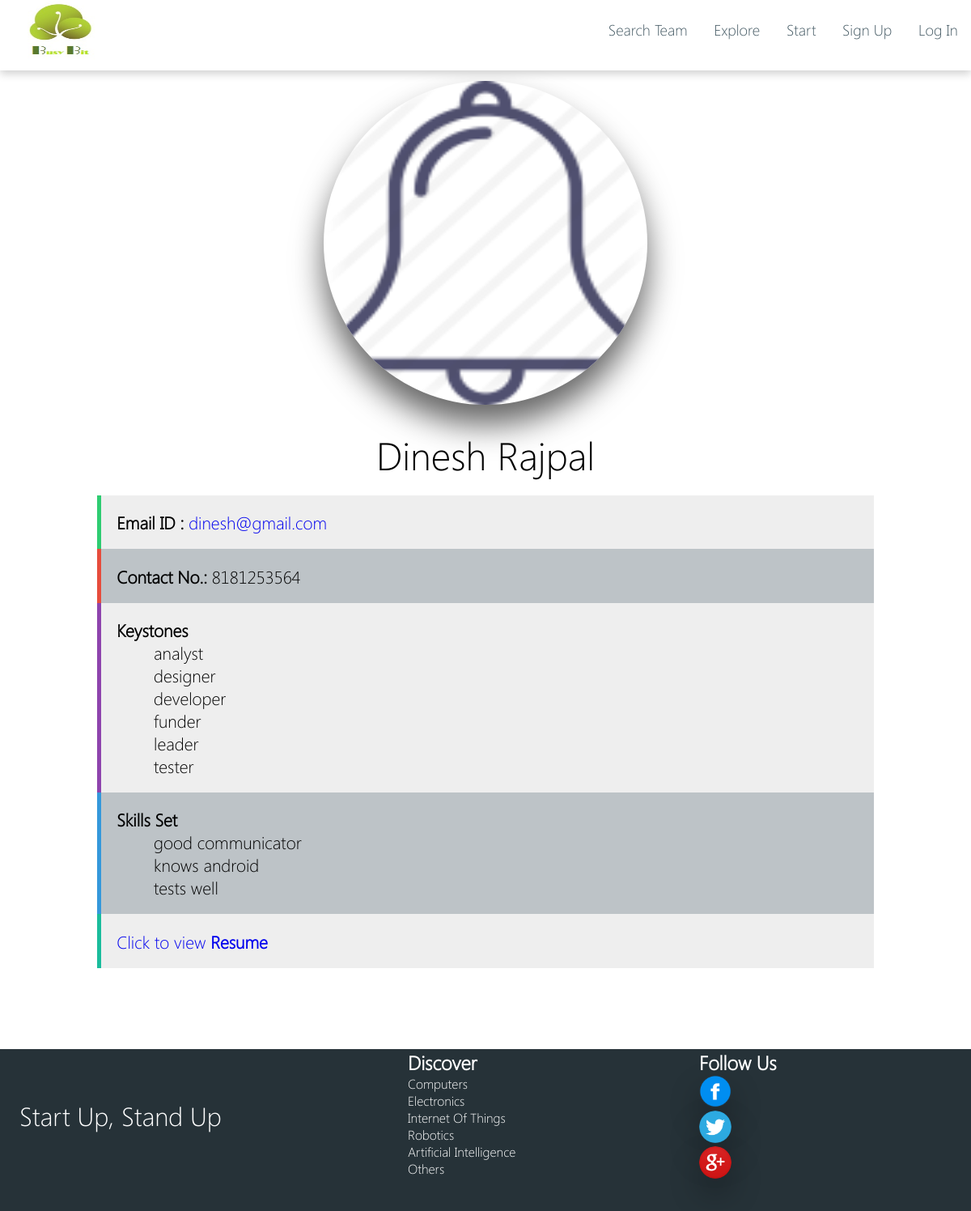
Screenshot of /startup/profile_show.php?usrid=dinesh with the database file from the repository.
### tables this page shows
CREATE TABLE IF NOT EXISTS `profile` (
  `user_id` varchar(50) NOT NULL,
  `photo` varchar(200) NOT NULL,
  `email_id` varchar(50) NOT NULL,
  `contactno` bigint(20) NOT NULL,
  `resume` varchar(200) NOT NULL,
  `name` varchar(100) NOT NULL,
  `password` varchar(30) NOT NULL,
  PRIMARY KEY (`user_id`)
);

### startup/profile_show.php (the view, shortened to what this page needs)
<!DOCTYPE html>
<html>
    <head>
        <link rel="stylesheet" href="style/common.css" />
        <link rel="stylesheet" href="style/profile_show.css" />
    </head>
    <body>
        <?php
            include 'header.php';
        ?>
        <div class="wrapper">
        <?php
           include 'sqlconnect.php';
                $usrid=$_GET['usrid'];
                $qry="select * from profile where user_id='$usrid'";
                $result=mysql_query($qry,$con);
                $qry2="select * from profile_keystone where user_id='$usrid'";
                $result2=mysql_query($qry2,$con);
                $qry3="select * from profile_skills where user_id='$usrid'";
                $result3=mysql_query($qry3,$con);
                $row=  mysql_fetch_assoc($result);
                $name=$row['name'];
                $photo=$row['photo'];
                $emailid=$row['email_id'];
                $contact=$row['contactno'];
                $resume=$row['resume'];
                $keystone=array();
                $skills=array();
                for($i=0;$i<mysql_num_rows($result2);$i++){
                    $row2=mysql_fetch_assoc($result2);
                    $keystone[$i]=$row2['keystone'];
                }
                for($i=0;$i<mysql_num_rows($result3);$i++){
                    $row3=mysql_fetch_assoc($result3);
                    $skills[$i]=$row3['skills'];
                }
       ?>
            <div class="photo"><img src="upload_images/<?=$photo?>" /></div>
            <div class="name"><?=$name?></div>
            <div class="email"><h2>Email ID : </h2><a href="mailto:<?=$emailid?>" ><?=$emailid?></a></div>
            <div class="contact"><h2>Contact No.: </h2><?=$contact?></div>
            <div class="keystone">
             <div class="keytitle">Keystones</div><p>
            <?php for($i=0;$i<mysql_num_rows($result2);$i++){
                echo $keystone[$i].'<br>';
            }?></p>
            </div>
            <?php if(mysql_num_rows($result3)>0){ ?>
            <div class="skillset">
             <div class="skilltitle">Skills Set</div><p>
            <?php for($i=0;$i<mysql_num_rows($result3);$i++){
                echo $skills[$i].'<br>';
             }?></p><?php } ?>
            </div>
            <div class="resume">
                <a href="upload_resumes/<?=$resume?>" target="_blank"><p>Click to view <b>Resume</b></p></a>
            </div>
        </div>
        <?php
            include 'footer.php';
        ?>
    </body>
</html>

### startup/style/common.css (style rules this page uses)
* { margin:0; padding:0; font-family:myfont; }
a { text-decoration:none; }

### startup/style/profile_show.css (style rules this page uses)
.wrapper { margin:100px auto; width:80%; }
.photo { width:400px; height:400px; margin: 8% auto; margin-bottom: 1% !important; }
.photo img { width:400px; height:400px; border-radius: 50%; box-shadow: 0 25px 38px rgba(0,0,0,0.60); }
.name { font-size:36pt; text-align:center; padding:2%; }
.email { font-size:16pt; padding:2%; background-color:#EEEEEE; border-left: 5px solid #2ecc71; }
.email h2 { display:inline; font-size:16pt; }
.contact h2 { display:inline; font-size:16pt; }
.contact { font-size:16pt; padding:2%; background-color: #bdc3c7; border-left: 5px solid #e74c3c; }
.keystone { font-size:16pt; padding:2%; background-color:#EEEEEE; border-left: 5px solid #8e44ad; }
.keystone p { padding-left: 5%; }
.keystone .keytitle { font-size:16pt; font-weight: bold; }
.skillset { font-size:16pt; padding:2%; background-color: #bdc3c7; border-left: 5px solid #3498db; }
.skillset p { padding-left: 5%; }
.skillset .skilltitle { font-size:16pt; font-weight: bold; }
.resume { font-size:16pt; padding:2%; background-color:#EEEEEE; border-left: 5px solid #1abc9c; }
.resume a { text-decoration:none; }
.email a { text-decoration:none; }

### rows the page displays
profile: photo (picture), name "Dinesh Rajpal", email "dinesh@gmail.com", contactno "8181253564"

### other values shown
$keystone[$i] "analyst"
$keystone[$i] "designer"
$keystone[$i] "developer"
$keystone[$i] "funder"
$keystone[$i] "leader"
$keystone[$i] "tester"
$skills[$i] "good communicator"
$skills[$i] "knows android"
$skills[$i] "tests well"
